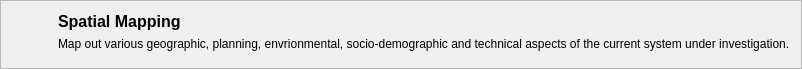
    <widget class="QFrame" name="title_frame">
     <property name="maximumSize">
      <size>
       <width>16777215</width>
       <height>65</height>
      </size>
     </property>
     <property name="frameShape">
      <enum>QFrame::StyledPanel</enum>
     </property>
     <property name="frameShadow">
      <enum>QFrame::Raised</enum>
     </property>
     <layout class="QGridLayout" name="gridLayout">
      <item row="0" column="0" rowspan="3">
       <widget class="QLabel" name="module_logo">
        <property name="minimumSize">
         <size>
          <width>40</width>
          <height>40</height>
         </size>
        </property>
        <property name="maximumSize">
         <size>
          <width>40</width>
          <height>40</height>
         </size>
        </property>
        <property name="text">
         <string/>
        </property>
        <property name="pixmap">
         <pixmap resource="../graphics/ubeats.qrc">:/images/images/md_urbanplan.png</pixmap>
        </property>
       </widget>
      </item>
      <item row="0" column="2">
       <widget class="QLabel" name="title">
        <property name="font">
         <font>
          <pointsize>12</pointsize>
          <weight>75</weight>
          <bold>true</bold>
         </font>
        </property>
        <property name="text">
         <string>Spatial Mapping</string>
        </property>
       </widget>
      </item>
      <item row="1" column="2">
       <widget class="QLabel" name="subtitle">
        <property name="text">
         <string>Map out various geographic, planning, envrionmental, socio-demographic and technical aspects of the current system under investigation.</string>
        </property>
        <property name="wordWrap">
         <bool>false</bool>
        </property>
       </widget>
      </item>
     </layout>
    </widget>
